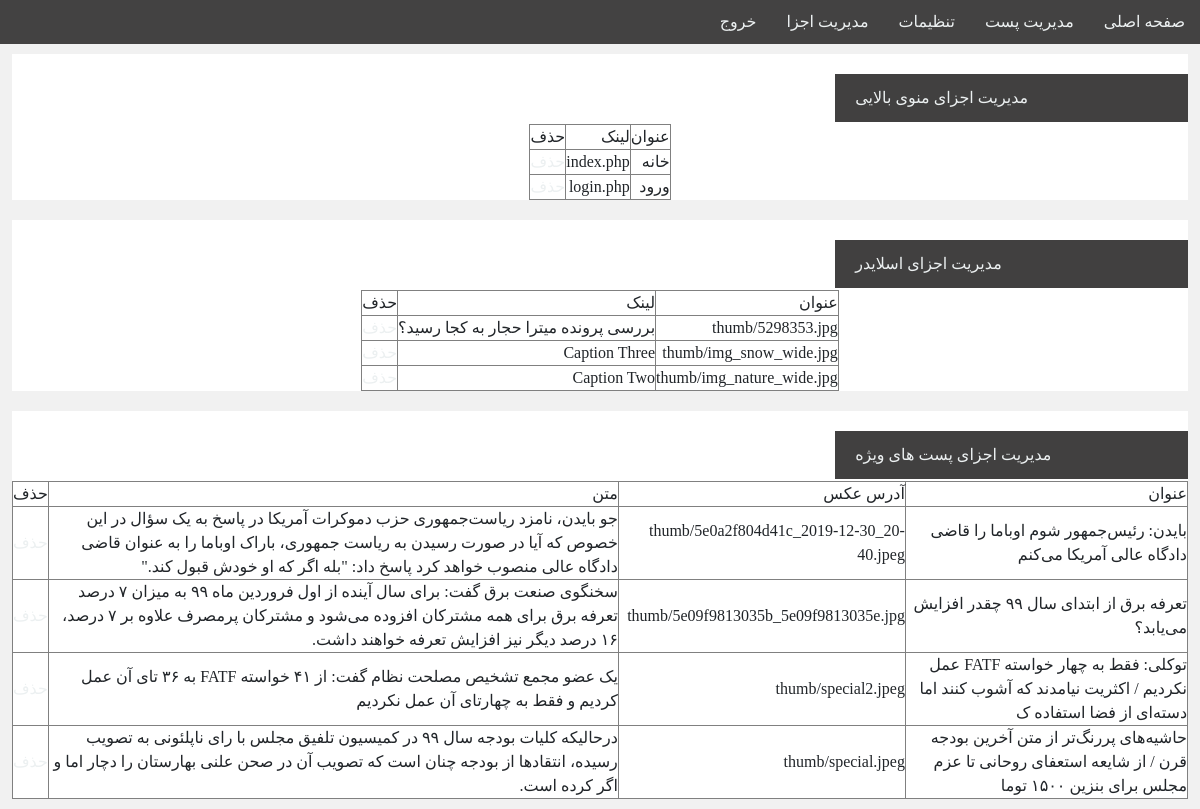
The page /admin/show.php (signed in) on the database its author committed.
### tables this page shows
CREATE TABLE `menu` (
  `id` int(11) NOT NULL,
  `title` varchar(100) NOT NULL,
  `link` varchar(200) NOT NULL
);

CREATE TABLE `slider` (
  `id` int(11) NOT NULL,
  `src` varchar(100) NOT NULL,
  `title` varchar(200) NOT NULL
);

CREATE TABLE `specialpost` (
  `id` int(11) NOT NULL,
  `title` varchar(100) NOT NULL,
  `src` varchar(100) NOT NULL,
  `content` varchar(1000) NOT NULL
);

### admin/show.php (the view, shortened to what this page needs)
<?php include ("menu.php"); ?>
	<div class="settBox">
		<div class="lastpostTitle">
			<p>مدیریت اجزای منوی بالایی</p>
		</div>
<center>
             <table border="1">
                <tr>
                    <td>عنوان</td>
                    <td>لینک</td>
                    <td>حذف</td>
                </tr>
<?php
$mnu="SELECT * FROM  `menu` ORDER BY  `id` DESC ;";
$mnuresult=mysqli_query($connect,$mnu);
while($mnufetch=mysqli_fetch_assoc($mnuresult))
{
?>
                <tr>
                    <td><?php echo $mnufetch["title"]; ?></td>
                    <td><?php echo $mnufetch["link"]; ?></td>
                    <td><a href=<?php echo "../check.php?mnuid=".$mnufetch["id"]; ?>>حذف</a></td>
                </tr>
<?php
}
?>
             </table>
</center>
    </div>
    <div class="settBox">
		<div class="lastpostTitle">
			<p>مدیریت اجزای اسلایدر</p>
		</div>
<center>
             <table border="1">
                <tr>
                    <td>عنوان</td>
                    <td>لینک</td>
                    <td>حذف</td>
                </tr>
<?php
$slider="SELECT * FROM  `slider` ORDER BY  `id` DESC ;";
$sliderresult=mysqli_query($connect,$slider);
while($sliderfetch=mysqli_fetch_assoc($sliderresult))
{
?>
                <tr>
                    <td><?php echo $sliderfetch["src"]; ?></td>
                    <td><?php echo $sliderfetch["title"]; ?></td>
                    <td><a href=<?php echo "../check.php?sliderid=".$sliderfetch["id"]; ?>>حذف</a></td>
                </tr>
<?php
}
?>
             </table>
</center>
    </div>
    <div class="settBox">
		<div class="lastpostTitle">
			<p>مدیریت اجزای پست های ویژه</p>
		</div>
<center>
             <table border="1">
                <tr>
                    <td>عنوان</td>
                    <td>آدرس عکس</td>
                    <td>متن</td>
                    <td>حذف</td>
                </tr>
<?php
$specialpost="SELECT * FROM  `specialpost` ORDER BY  `id` DESC ;";
$specialpostresult=mysqli_query($connect,$specialpost);
while($specialpostfetch=mysqli_fetch_assoc($specialpostresult))
{
?>
                <tr>
                    <td><?php echo $specialpostfetch["title"]; ?></td>
                    <td><?php echo $specialpostfetch["src"]; ?></td>
                    <td><?php echo $specialpostfetch["content"]; ?></td>
                    <td><a href=<?php echo "../check.php?specialpostid=".$specialpostfetch["id"]; ?>>حذف</a></td>
                </tr>
<?php
}
?>
             </table>
</center>
    </div>
</body>
</html>

### css/panel.css (style rules this page uses)
*,div,p,ul { padding:0px; margin:0px; }
body { font-family:"b yekan"; background: #f1f1f1; direction: rtl; }
a,li { text-decoration: none; transition: all 0.3s ease-in-out; color: #ecf0f1; padding: 0px; margin: 0; }
p { color: #ecf0f1; }
.lastpostTitle { width: 100%; height: 50px; margin: 20px 0 0; }
.lastpostTitle p { width: 30%; padding: 12px 20px; background: #414040; }
.settBox { float: right; width: 98%; height: auto; background: #fff; margin: 10px 1%; }

### rows shown on the page
menu: title "خانه", link "index.php"
menu: title "ورود", link "login.php"
slider: src "thumb/5298353.jpg", title "بررسی پرونده میترا حجار به کجا رسید؟"
slider: src "thumb/img_snow_wide.jpg", title "Caption Three"
slider: src "thumb/img_nature_wide.jpg", title "Caption Two"
specialpost: title "بایدن: رئیس‌جمهور شوم اوباما را قاضی دادگاه عالی آمریکا می‌کنم", src "thumb/5e0a2f804d41c_2019-12-30_20-40.jpeg", content "جو بایدن، نامزد ریاست‌جمهوری حزب دموکرات آمریکا در پاسخ به یک سؤال در این خصوص که آیا در صورت رسیدن به ریاست جمهوری، باراک اوباما را به عنوان قاضی دادگاه عالی منصوب خواهد کرد پاسخ داد: \"بله اگر که او خودش قبول کند.\""
specialpost: title "تعرفه برق از ابتدای سال ۹۹ چقدر افزایش می‌یابد؟", src "thumb/5e09f9813035b_5e09f9813035e.jpg", content "سخنگوی صنعت برق گفت: برای سال آینده از اول فروردین ماه ۹۹ به میزان ۷ درصد تعرفه برق برای همه مشترکان افزوده می‌شود و مشترکان پرمصرف علاوه بر ۷ درصد، ۱۶ درصد دیگر نیز افزایش تعرفه خواهند داشت."
specialpost: title "توکلی: فقط به چهار خواسته FATF عمل نکردیم / اکثریت نیامدند که آشوب کنند اما دسته‌ای از فضا استفاده ک", src "thumb/special2.jpeg", content "یک عضو مجمع تشخیص مصلحت نظام گفت: از ۴۱ خواسته FATF به ۳۶ تای آن عمل کردیم و فقط به چهارتای آن عمل نکردیم‌"
specialpost: title "حاشیه‌های پررنگ‌تر از متن آخرین بودجه قرن / از شایعه استعفای روحانی تا عزم مجلس برای بنزین ۱۵۰۰ توما", src "thumb/special.jpeg", content "درحالیکه کلیات بودجه سال ۹۹ در کمیسیون تلفیق مجلس با رای ناپلئونی به تصویب رسیده، انتقادها از بودجه چنان است که تصویب آن در صحن علنی بهارستان را دچار اما و اگر کرده است."
